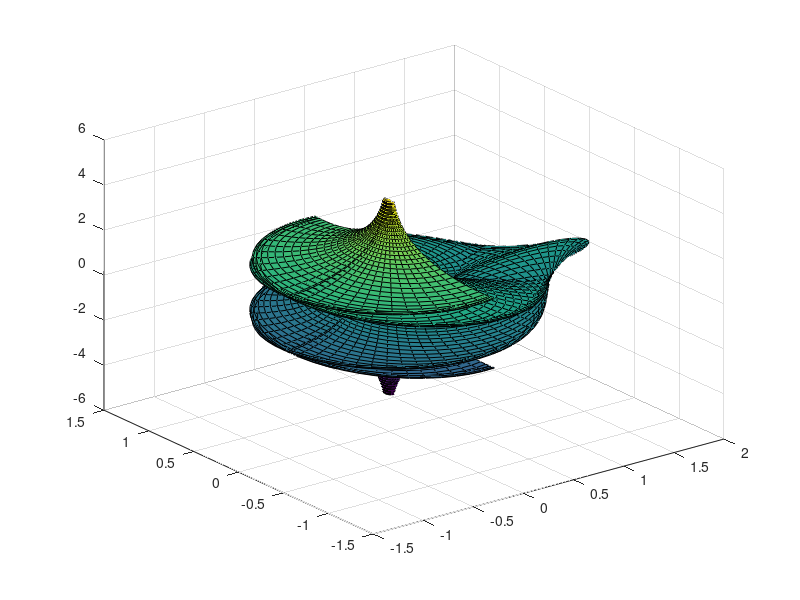

This figure's MATLAB source: (Note: this script raises an error after producing the figure.)

%param nach adrians fund
funx = @(u,v) (2.*cosh(u).*(cos(v) + v.*sin(v)))./(v.*v+cosh(u).*cosh(u));
funy = @(u,v) (2.*cosh(u) .* (sin(v) - v.*cos(v))) ./ (v.*v + cosh(u) .* cosh(u));
funz = @(u,v) u - (sinh(2.*u)) ./ (v.*v + cosh(u) .* cosh(u));

u = linspace(-2*pi,2*pi) ; 
v = linspace(-2*pi,2*pi) ;

[U, V] = meshgrid(u,v);
x = (2.*cosh(U).*(cos(V) + V.*sin(V)))./(V.*V+cosh(U).*cosh(U));
y = (2.*cosh(U) .* (sin(V) - V.*cos(V))) ./ (V.*V + cosh(U) .* cosh(U));
z = U - (sinh(2.*U)) ./ (V.*V + cosh(U) .* cosh(U));

surf(x,y,z)

saveobjmesh('Kuensche_flaeche.obj',x,y,z);


